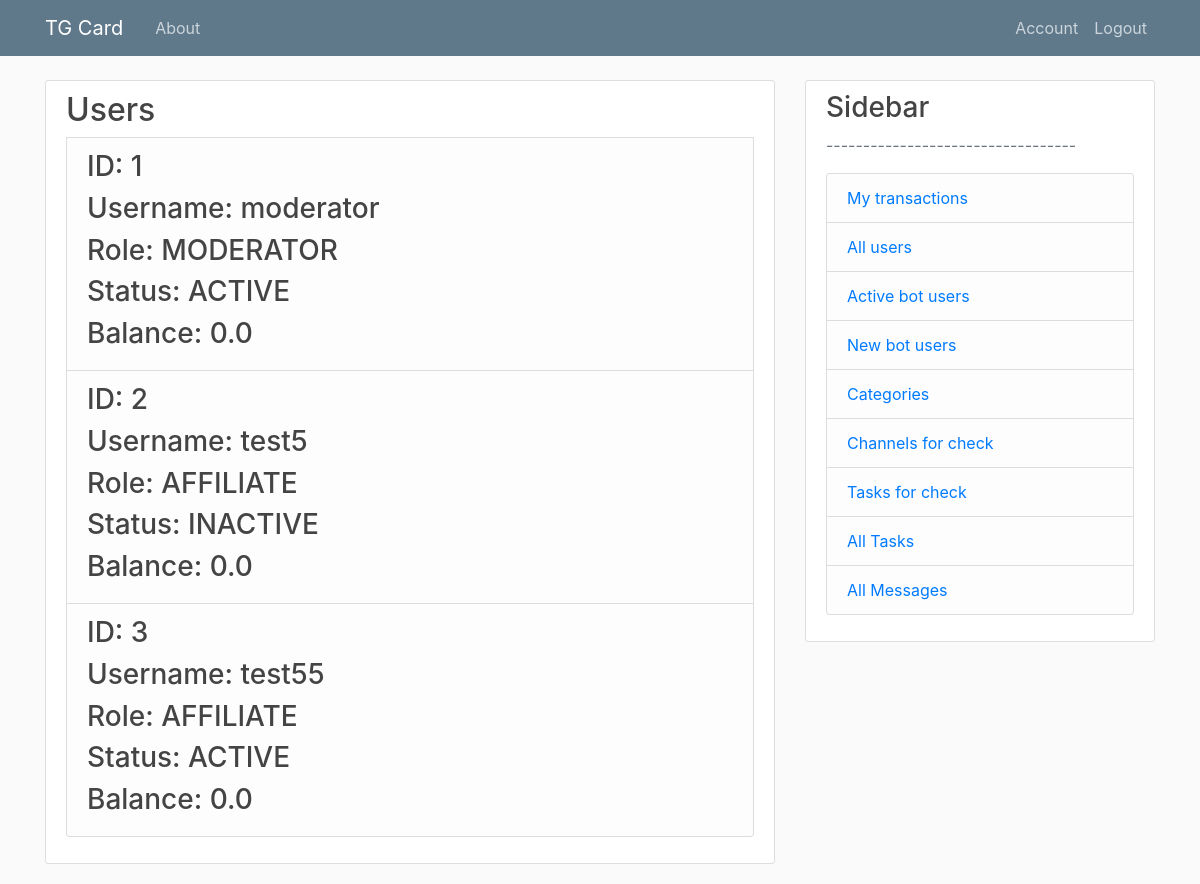
Page /users_list (signed in) on the earlier database version.
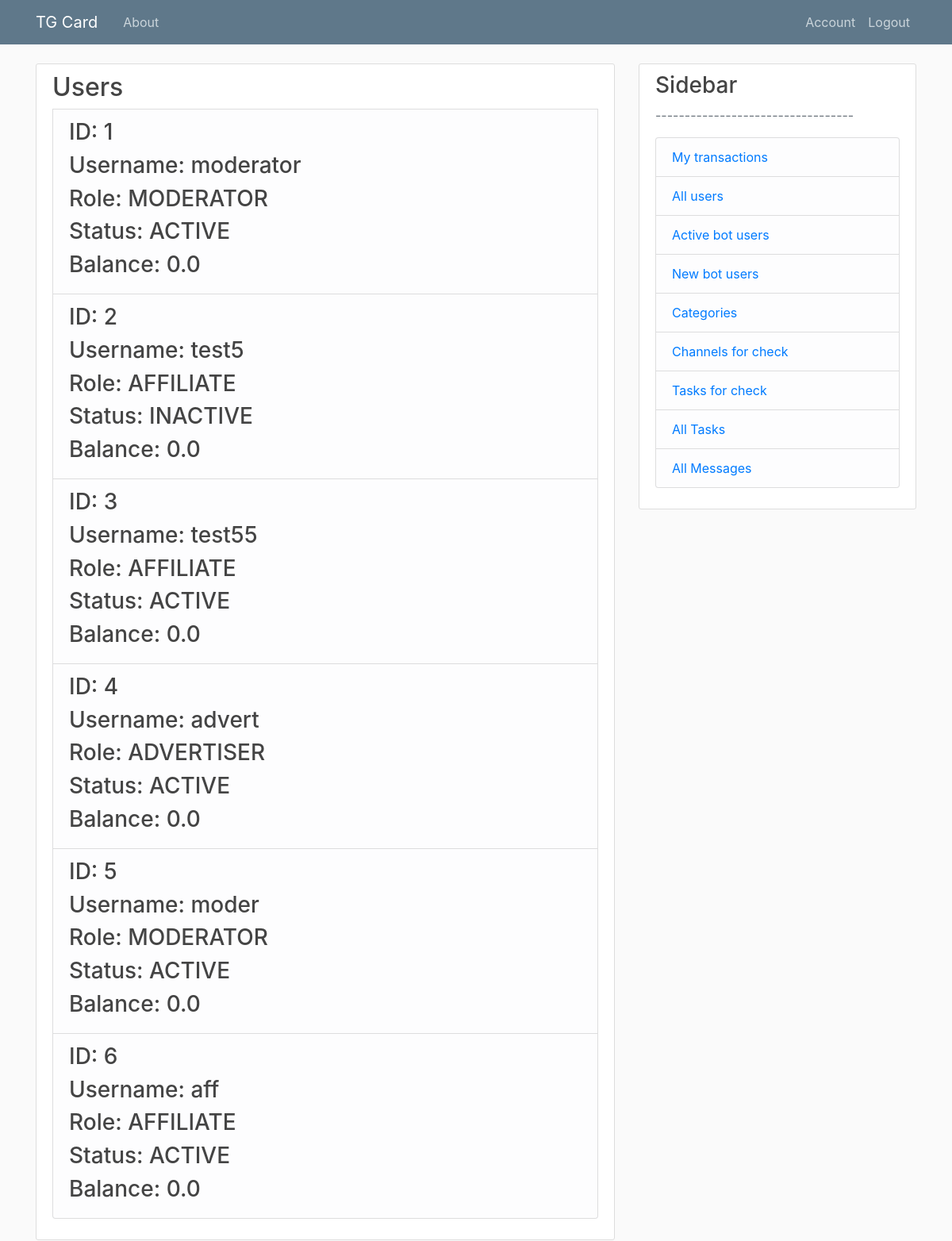
Same page on the later database version.
### models.py (models this page shows, shortened)
class User(db.Model, UserMixin):
    id = db.Column(db.Integer, primary_key=True)
    username = db.Column(db.String, index=True, unique=True, nullable=False) # unique user id in telegram
    password = db.Column(db.String, nullable=True)
    role = db.Column(db.Integer, nullable=False) # advert. \ affil. \ moder. \ admin
    status = db.Column(db.String, index=True, nullable=False) # active \ inactive
    balance = db.Column(db.Float, index=True, default=0)
    channels = db.relationship('Channel', backref='user', lazy=True)
    offers = db.relationship('Offer', backref='user', lazy=True)
    tasks = db.relationship('Task', backref='user', lazy=True)
    transactionsAdv = db.relationship('Transaction', backref='userAdv', foreign_keys='Transaction.advId', lazy=True)
    transactionsAff = db.relationship('Transaction', backref='userAff', foreign_keys='Transaction.affId', lazy=True)

### routes.py (the view)
@app.route("/users_list", methods=['GET', 'POST'])
@login_required
@moderator_access_level()
def users_list():
    users = User.query.all()
    return render_template('users_list.html', title='Users_list', users=users)

### models.py (called while the page is built)
@login_manager.user_loader
def load_user(user_id):
    return User.query.get(int(user_id))

### routes.py (called while the page is built)
def moderator_access_level():
    def decorator(f):
        @wraps(f)
        def decorated_function(*args, **kwargs):
            if current_user.role != 'MODERATOR':
                return redirect(url_for('access_error_page'))
            return f(*args, **kwargs)
        return decorated_function
    return decorator

### templates/users_list.html
{% extends "layout.html" %}
{% block content %}
    <div class="content-section">
    <form method="POST" action="{{ url_for('taskCheck') }}">
    <fieldset class="form-group">
    <h2>Users </h2>
    {% for u in users %}
    <li class="list-group-item list-group-item-light">
                <ul class="list-group">
                    <h3>ID: {{u.id}}</h3>
                    <h3>Username: {{u.username}}</h3>
                    <h3>Role: {{u.role}}</h3>
                    <h3>Status: {{u.status}}</h3>
                    <h3>Balance: {{u.balance}}</h3>
                </ul>
    </li>
    {% endfor %}
            </fieldset>
        </form>
    </div>
{% endblock content %}

### templates/layout.html (shortened to what this page needs)
<!DOCTYPE html>
<html>
<head>
    <link rel="stylesheet" href="https://maxcdn.bootstrapcdn.com/bootstrap/4.0.0/css/bootstrap.min.css">
    <link rel="stylesheet" type="text/css" href="{{ url_for('static', filename='main.css') }}">
</head>
<body>
    <header class="site-header">
      <nav class="navbar navbar-expand-md navbar-dark bg-steel fixed-top">
        <div class="container">
          <a class="navbar-brand mr-4" href="/">TG Card</a>
          <div class="collapse navbar-collapse" id="navbarToggle">
            <div class="navbar-nav mr-auto">
              <a class="nav-item nav-link" href="{{ url_for('about') }}">About</a>
            </div>
            <div class="navbar-nav">
              {% if current_user.is_authenticated %}
                <a class="nav-item nav-link" href="{{ url_for('account') }}">Account</a>
                <a class="nav-item nav-link" href="{{ url_for('logout') }}">Logout</a>
              {% else %}
                <a class="nav-item nav-link" href="{{ url_for('login') }}">Login</a>
                <a class="nav-item nav-link" href="{{ url_for('register') }}">Register</a>
              {% endif %}
            </div>
          </div>
        </div>
      </nav>
    </header>
    <main role="main" class="container">
      <div class="row">
        <div class="col-md-8">
          {% block content %}{% endblock %}
        </div>
        {% if current_user.is_authenticated %}
        <div class="col-md-4">
          <div class="content-section">
            <h3>Sidebar</h3>
            <p class='text-muted'>----------------------------------
              <ul class="list-group">
                <li class="list-group-item list-group-item-light"><a href="/transactions">My transactions</a></li>
                {% if current_user.role == 'MODERATOR' %}
                <li class="list-group-item list-group-item-light">
                    <a href="/users_list">All users</a>
                </li>
                <li class="list-group-item list-group-item-light">
                    <a href="/active/bot_users_list">Active bot users</a>
                </li>
                <li class="list-group-item list-group-item-light">
                    <a href="/new/bot_users_list">New bot users</a>
                </li>
                <li class="list-group-item list-group-item-light">
                    <a href="/category">Categories</a>
                </li>
                <li class="list-group-item list-group-item-light">
                    <a href="/channel/check">Channels for check</a>
                </li>
                <li class="list-group-item list-group-item-light">
                    <a href="/taskCheck">Tasks for check</a>
                </li>
                <li class="list-group-item list-group-item-light">
                    <a href="/allTasks">All Tasks</a>
                </li>
                <li class="list-group-item list-group-item-light">
                    <a href="/messages">All Messages</a>
                </li>
                {% endif %}
              </ul>
            </p>
          </div>
        </div>
        {% endif %}
      </div>
    </main>
</body>
</html>

### static/main.css (style rules this page uses)
body { background: #fafafa; color: #333333; margin-top: 5rem; }
h1, h2, h3, h4, h5, h6 { color: #444444; }
.bg-steel { background-color: #5f788a; }
.site-header .navbar-nav .nav-link { color: #cbd5db; }
.content-section { background: #ffffff; padding: 10px 20px; border: 1px solid #dddddd; border-radius: 3px; margin-bottom: 20px; }

Differences in the rows shown:
added User: id "4", username "advert", role "ADVERTISER", status "ACTIVE", balance "0.0"
added User: id "5", username "moder", role "MODERATOR", status "ACTIVE", balance "0.0"
added User: id "6", username "aff", role "AFFILIATE", status "ACTIVE", balance "0.0"
